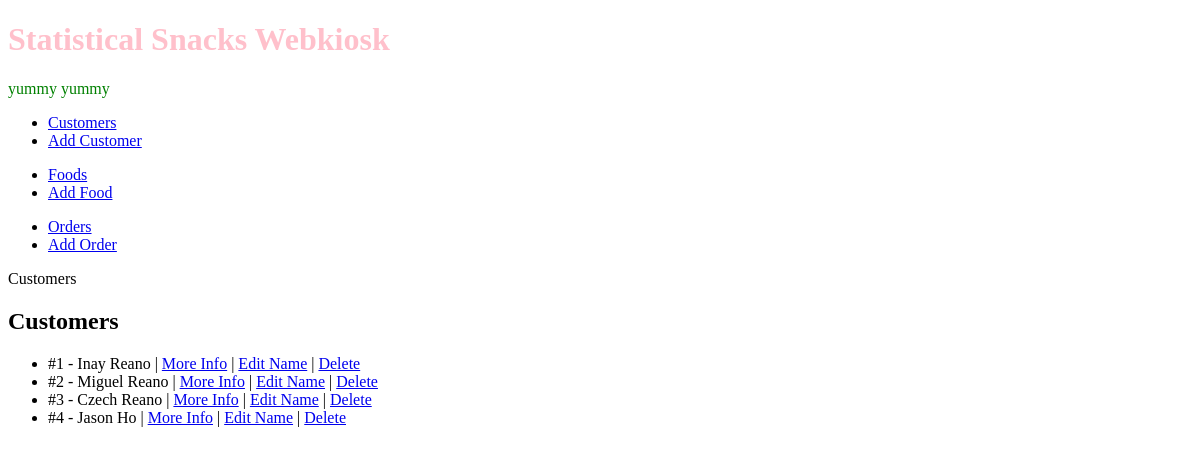
The app's page /webkiosk/customers/, older data.
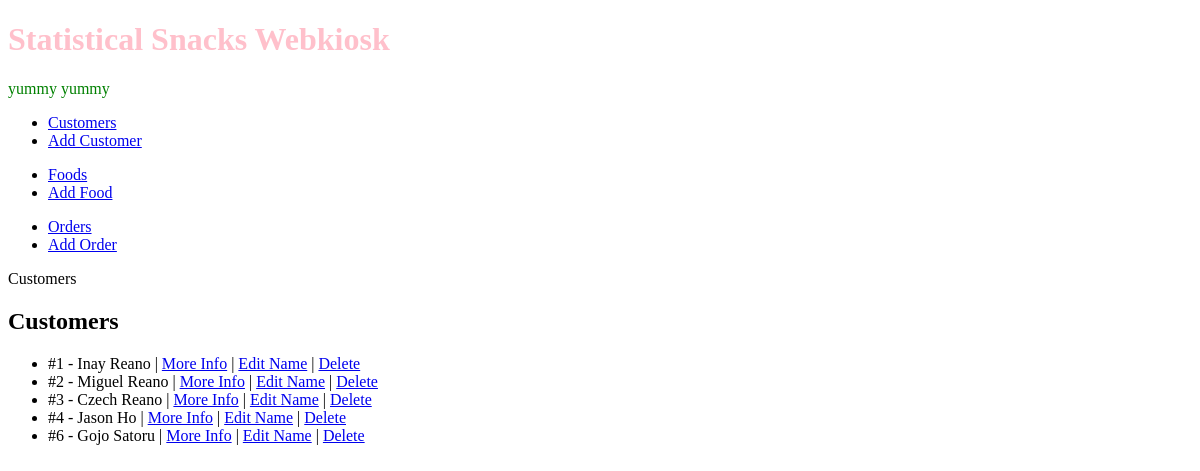
The same page, newer data.
### webkiosk/models.py (models this page shows, shortened)
class Customer(models.Model):
    firstname = models.CharField(max_length=20)
    lastname = models.CharField(max_length=20)
    date_joined = models.DateTimeField(auto_now_add=True)

### webkiosk/views.py (the view)
# urls.py: path('customers/', views.listcustomers, name='customer-list'),
def listcustomers(request):
    customerlist = Customer.objects.all()
    context = {'customerlist': customerlist}
    return render(request, "webkiosk/customer_list.html", context)

### webkiosk/templates/webkiosk/customer_list.html
{% extends 'webkiosk/base_template.html' %}
{% block pagetitle %}Customers{% endblock %}
{% block maincontent %}
<h2>Customers</h2>
<ul>
    {% for customer in customerlist %}
        <li>#{{customer.id}} - {{ customer.firstname}} {{customer.lastname}} |
            <a href="{% url 'webkiosk:customer-details' customer.id %}">More Info</a> |
            <a href="{% url 'webkiosk:customer-edit' customer.id %}">Edit Name</a> |
            <a href="{% url 'webkiosk:customer-delete' customer.id %}">Delete</a>
        </li>
    {% endfor %}
</ul>
{% endblock %}

Row changes from the older to the newer data that the page shows:
added Customer: id "6", firstname "Gojo", lastname "Satoru"
